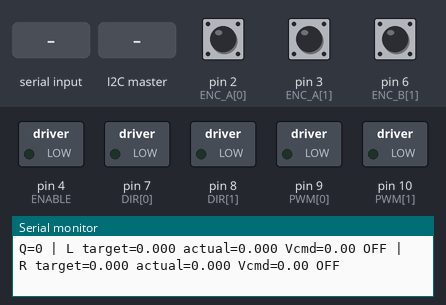
The sketch below on a simulated Arduino Uno, built with avr-gcc and run on an emulated ATmega328P. Parts: switched loads named in the sketch (green lamp = pin HIGH), the last lines printed to the serial monitor. Inputs (shaded band) come from the test bench; at power-on: pin 3 (ENC_A[1]) HIGH, pin 2 (ENC_A[0]) HIGH, pin 6 (ENC_B[1]) HIGH.

Above: at 1.2 s.
1.3 s: "s" received over Serial
4.3 s: "z" received over Serial
5.8 s: "p" received over Serial
7.3 s: the I2C master sends the byte 1
At 8.3 s:
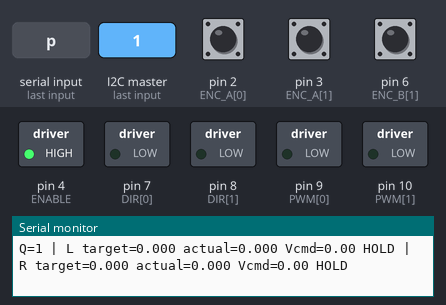
8.8 s: the I2C master sends the byte 2
At 9.7 s:
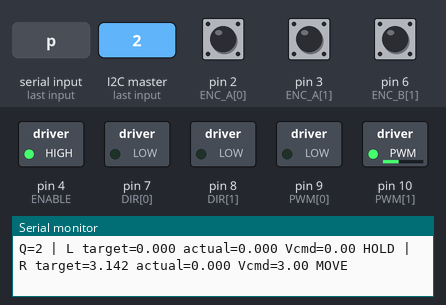
10.3 s: pin 3 (ENC_A[1]) pulled LOW for 0.15 s
At 10.5 s:
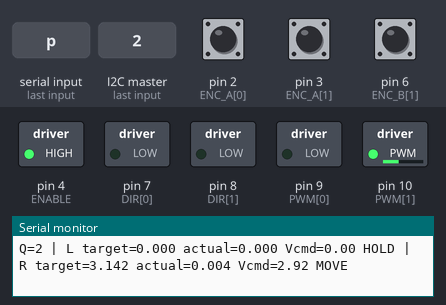
Timing chart, 0 to 13.0 s (numbered marks = the images above; inputs shaded):
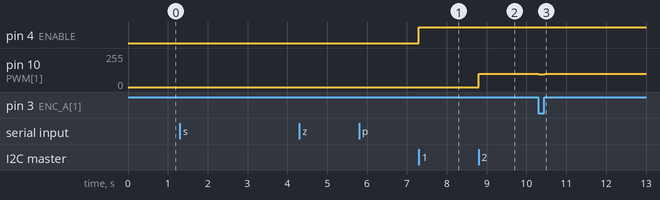

Measured:
- after the input at 7.3 s, pin 4 (ENABLE): LOW → HIGH at once
- after the input at 8.8 s, pin 10 (PWM[1]): 0/255 → 98/255 at once
- after the input at 10.3 s, pin 10 (PWM[1]): 98/255 → 97/255 at once, → 98/255 0.15 s later

The sketch:

MiniProject_Arduino.ino
```cpp
// EENG 350 - Mini Project: Vision-Based Wheel Position Control
//
// STARTUP AND COMMANDS (Serial Monitor: 115200 baud)
//   Align both zero marks while stopped, send z, then enable motor power.
//   Send p and have the Pi send a fresh quadrant. Send s to stop.
//   z defines the current positions as zero; it does not physically home wheels.
//   Targets are 0 or PI radians from this reference, not additional half-turns.

// -----------------------------------------------------------------------------
// Libraries
// -----------------------------------------------------------------------------
// Arduino I/O and timing, Wire I2C communication, and floating-point math.
#include <Arduino.h>
#include <Wire.h>
#include <math.h>

// -----------------------------------------------------------------------------
// Hardware connections - array order: left, right
// -----------------------------------------------------------------------------
#define MY_ADDR 8
const byte ENABLE = 4;
const byte ENC_A[2] = {2, 3};
const byte ENC_B[2] = {5, 6};
const byte DIR[2] = {7, 8};
const byte PWM[2] = {9, 10};

// Convert raw count directions to the chosen positive direction for each wheel.
// These signs and motor direction settings include the tested right-wheel reversal.
const int ENCODER_SIGN[2] = {-1, -1};

// Direction-pin level used for a positive voltage command (not an encoder setting).
const bool POSITIVE_DIR_HIGH[2] = {false, false};

// -----------------------------------------------------------------------------
// Encoder conversion, limits, and controller gains
// -----------------------------------------------------------------------------
// A-channel CHANGE decoding measured 1600 counts per wheel revolution.
// Angle = signed counts * 2*PI/1600; approximately 800 counts is half a turn.
const float RAD_PER_COUNT = 2.0f * PI / 1600.0f;
const float BATTERY_V = 7.8f;  // Assumed supply voltage (V).
const float VOLTAGE_LIMIT = 7.0f;  // Maximum command magnitude (V).
const float SPEED_LIMIT = 2.0f;  // Maximum desired speed (rad/s).
// Position P reacts to present error; position I accumulates error over time.
// Speed P compares the desired speed with the encoder-derived speed.
const float KP_POSITION = 10.0f;
const float KI_POSITION = 0.5f;
const float KP_SPEED = 1.5f;

// -----------------------------------------------------------------------------
// Quadrant targets - each entry is multiplied by PI
// -----------------------------------------------------------------------------
const byte GOALS[4][2] = {
  {0, 0},  // 1: top right
  {0, 1},  // 2: top left
  {1, 1},  // 3: bottom left
  {1, 0}   // 4: bottom right
};

// -----------------------------------------------------------------------------
// Shared measurements and controller state
// -----------------------------------------------------------------------------
// volatile variables can change inside interrupt callbacks.
// Atomic copies below are still needed; volatile alone does not protect a copy.

volatile long counts[2] = {0, 0};
volatile byte incomingByte = 0;
volatile bool newQuadrant = false;
long previousCounts[2] = {0, 0};
float target[2] = {0, 0};  // Desired angles (rad).
float speed[2] = {0, 0};  // Filtered speeds (rad/s).
float integral[2] = {0, 0};  // Accumulated position errors (rad*s).

// piEnabled permits new Pi targets
bool piEnabled = false;
bool controlling = false;
unsigned long lastUpdate;
unsigned long lastReport = 0;
byte activeQuadrant = 0;

// MOVING runs the controllers. HOLDING commands zero output within a deadband.
// Each wheel has its own state so one can stop while the other is still moving.
enum WheelState { MOVING, HOLDING };
WheelState state[2] = {MOVING, MOVING};
float measuredAngle[2] = {0, 0};
float commandedVoltage[2] = {0, 0};

// Separate stop/resume thresholds provide hysteresis to reduce state chatter.
// HOLDING is not exact active torque holding: correction resumes beyond 4 degrees.
const float STOP_TOLERANCE = 0.035f;  // About 2 degrees.
const float RESUME_TOLERANCE = 0.070f;  // About 4 degrees, avoids rapid switching.

// -----------------------------------------------------------------------------
// Encoder interrupt service routines
// -----------------------------------------------------------------------------
// Called on either edge of encoder A. Comparing A with B determines direction.
// The conditional expression adds +1 when equal, otherwise -1.
void leftEncoder() {
  counts[0] += digitalRead(ENC_A[0]) == digitalRead(ENC_B[0]) ? 1 : -1;
}
void rightEncoder() {
  counts[1] += digitalRead(ENC_A[1]) == digitalRead(ENC_B[1]) ? 1 : -1;
}

// -----------------------------------------------------------------------------
// I2C communication with the Raspberry Pi
// -----------------------------------------------------------------------------
// Interrupt callback: store a valid numeric byte; no printing or motor work.
void receive(int byteCount) {
  // Reject multi-byte packets; the Pi must send a raw byte, not ASCII text.
  if (byteCount != 1) {
    while (Wire.available()) Wire.read();
    return;
  }
  if (Wire.available()) {
    byte q = Wire.read();
    if (q >= 1 && q <= 4) {
      incomingByte = q;
      newQuadrant = true;
    }
  }
}
// Called when the Pi requests a byte. A reply does not mean the target was reached.
void request() {
  Wire.write((byte)incomingByte);
  // Receipt acknowledgment, not goal reached.
}

// -----------------------------------------------------------------------------
// Motor output functions
// -----------------------------------------------------------------------------
// Disable both outputs and disarm Pi control. Encoder counting continues.
// A later p command is required before another fresh Pi command can move motors.
void stopMotors() {
  analogWrite(PWM[0], 0);
  analogWrite(PWM[1], 0);
  digitalWrite(ENABLE, LOW);
  piEnabled = false;
  controlling = false;
  integral[0] = integral[1] = 0;
  commandedVoltage[0] = commandedVoltage[1] = 0;
}

void drive(byte i, float voltage) {
  // Limit the signed command
  voltage = constrain(voltage, -VOLTAGE_LIMIT, VOLTAGE_LIMIT);
  commandedVoltage[i] = voltage;

  // Voltage sign selects direction; voltage magnitude sets duty cycle.
  bool high = voltage >= 0 ? POSITIVE_DIR_HIGH[i] : !POSITIVE_DIR_HIGH[i];

  // Remove PWM before changing the direction output.
  if (digitalRead(DIR[i]) != (high ? HIGH : LOW)) {
    analogWrite(PWM[i], 0);
    digitalWrite(DIR[i], high ? HIGH : LOW);
  }

  // Approximate duty = |requested voltage| / assumed supply voltage.
  // analogWrite uses 0-255
  int duty = (int)(255.0f * fabsf(voltage) / BATTERY_V);
  analogWrite(PWM[i], constrain(duty, 0, 255));
}

// -----------------------------------------------------------------------------
// Startup configuration
// -----------------------------------------------------------------------------
// Runs once after power-up/reset. Begin with driver disabled and PWM at zero.
void setup() {
  pinMode(ENABLE, OUTPUT);
  digitalWrite(ENABLE, LOW);
  for (byte i = 0; i < 2; ++i) {
    pinMode(DIR[i], OUTPUT);
    pinMode(PWM[i], OUTPUT);
    digitalWrite(DIR[i], LOW);
    analogWrite(PWM[i], 0);
    pinMode(ENC_A[i], INPUT_PULLUP);
    pinMode(ENC_B[i], INPUT_PULLUP);
  }

  // Hardware interrupts count A transitions independently of loop timing.
  attachInterrupt(digitalPinToInterrupt(ENC_A[0]), leftEncoder, CHANGE);
  attachInterrupt(digitalPinToInterrupt(ENC_A[1]), rightEncoder, CHANGE);
  Serial.begin(115200);

  // Register this Arduino as I2C address 8 and install communication callbacks.
  Wire.begin(MY_ADDR);
  Wire.onReceive(receive);
  Wire.onRequest(request);
  lastUpdate = micros();
  Serial.println(F("Stopped. Align both 0 labels up; z=zero, p=Pi enable, s=stop."));
}

// -----------------------------------------------------------------------------
// Main loop
// -----------------------------------------------------------------------------
void loop() {
  // Handle operator commands: stop, zero, and enable Pi control.
  if (Serial.available()) {
    char c = Serial.read();
    if (c == 's' || c == '!') {
      stopMotors();
      Serial.println(F("Stopped; Pi disabled."));

    // Zero only when stopped; reset count history to avoid a false speed jump.
    } else if (c == 'z' && !piEnabled && !controlling) {
      noInterrupts();
      counts[0] = counts[1] = 0;
      interrupts();
      for (byte i = 0; i < 2; ++i) {
        previousCounts[i] = 0;

        // Low-pass filter: 80% previous estimate + 20% new speed. Adds some lag.
    speed[i] = 0;
        integral[i] = 0;
        target[i] = 0;
      }
      lastUpdate = micros();
      Serial.println(F("Both positions zeroed."));

    // Discard pending data so enabling requires a new Pi message.
    } else if (c == 'p' && !piEnabled && !controlling) {
      noInterrupts();
      newQuadrant = false;
      interrupts();
      piEnabled = true;
      Serial.println(F("Waiting for a fresh Pi quadrant."));
    }
  }

  // Copy the latest quadrant and update absolute position targets.
  // Snapshot the command and flag together, then clear the pending flag.
  // This is a latest-command mailbox, not a queue of every received quadrant.
  byte q;
  bool fresh;
  noInterrupts();
  q = incomingByte;
  fresh = newQuadrant;
  newQuadrant = false;
  interrupts();
  if (piEnabled && fresh) {
    // Repeated packets hold the same absolute target; never reset counts.
    for (byte i = 0; i < 2; ++i) {

      // q-1 maps quadrant numbers 1-4 to table rows 0-3. Multiply 0/1 by PI.
      // Example: quadrant 2 selects {0,1}, giving left 0 rad and right PI rad.
      float nextTarget = GOALS[q - 1][i] * PI;

      // Reset integral only on activation or a changed target for this wheel.
      if (!controlling || nextTarget != target[i]) {
        integral[i] = 0;
        state[i] = MOVING;
      }
      target[i] = nextTarget;
    }
    activeQuadrant = q;
    controlling = true;
    digitalWrite(ENABLE, HIGH);
  }

  // Run feedback calculations approximately every 10 milliseconds.
  // Nonblocking timing: return until 10 ms has elapsed; interrupts still run.
  unsigned long now = micros();
  unsigned long elapsed = now - lastUpdate;
  if (elapsed < 10000UL) return;
  // Approximately 100 Hz control.
  // Convert the actual interval from microseconds to seconds for speed/integration.
  // Example: 10000 microseconds * 0.000001 = 0.010 seconds.
  float dt = elapsed * 1.0e-6f;
  lastUpdate = now;

  // Briefly pause interrupts to copy multi-byte counts consistently on the Uno.
  long current[2];
  noInterrupts();
  current[0] = counts[0];
  current[1] = counts[1];
  interrupts();

  for (byte i = 0; i < 2; ++i) {

    // Position comes from total counts; speed comes from the change in counts.
    float angle = ENCODER_SIGN[i] * current[i] * RAD_PER_COUNT;
    measuredAngle[i] = angle;
    float rawSpeed = ENCODER_SIGN[i] * (current[i] - previousCounts[i]) * RAD_PER_COUNT / dt;
    previousCounts[i] = current[i];
    speed[i] = 0.8f * speed[i] + 0.2f * rawSpeed;

    // Measurements still update when stopped, but motor control is skipped.
    if (!controlling) continue;

    // Outer position PI produces desired speed; inner speed P produces voltage.
    // Positive error requests increasing angle; negative error requests decreasing.
    // Example: target 3.142 - actual 2.500 = +0.642 rad remaining.
    float error = target[i] - angle;

    // Each wheel stops independently. If pushed away, resume correction.
    if (state[i] == MOVING && fabsf(error) <= STOP_TOLERANCE)
      state[i] = HOLDING;
    else if (state[i] == HOLDING && fabsf(error) > RESUME_TOLERANCE)
      state[i] = MOVING;

    // Clear accumulated correction and command zero PWM near the target.
    // Physical stopping is not instantaneous; leaving the resume band restarts control.
    if (state[i] == HOLDING) {
      integral[i] = 0;
      drive(i, 0);
      // continue advances to the other wheel (or ends this wheel loop).
      continue;
    }

    // Try integrating the position error over this time step (rad*s).
    // The trial value is provisional until the anti-windup check accepts it.
    float trialIntegral = integral[i] + error * dt;

    // Outer PI produces desired speed in rad/s, then limits it to +/- SPEED_LIMIT.
    float rawDesired = KP_POSITION * error + KI_POSITION * trialIntegral;
    float desired = constrain(rawDesired, -SPEED_LIMIT, SPEED_LIMIT);

    // Inner P converts speed error to a signed voltage command.
    float rawVoltage = KP_SPEED * (desired - speed[i]);

    // Reject integral growth that pushes further into speed or voltage limits.
    // Accept the new integral only if it does not push farther into saturation.
    // Opposite-signed error is allowed to unwind previously accumulated integral.
    bool pushesLimit = (rawDesired > SPEED_LIMIT && error > 0) ||
                       (rawDesired < -SPEED_LIMIT && error < 0) ||
                       (rawVoltage > VOLTAGE_LIMIT && error > 0) ||
                       (rawVoltage < -VOLTAGE_LIMIT && error < 0);
    if (!pushesLimit) integral[i] = trialIntegral;

    // Recalculate using the accepted integral, then apply direction and PWM.
    desired = constrain(KP_POSITION * error + KI_POSITION * integral[i],
                        -SPEED_LIMIT, SPEED_LIMIT);
    drive(i, KP_SPEED * (desired - speed[i]));
  }

  // Display measured feedback and requested voltage commands.
  // Report at 5 Hz so printing does not dominate the 100 Hz controller.
  // F() stores fixed message strings in flash to save Uno RAM.
  // actual is encoder-derived; Vcmd is requested voltage; OFF means disarmed.
  if (millis() - lastReport >= 200UL) {
    lastReport = millis();
    Serial.print(F("Q="));
    Serial.print(activeQuadrant); // displays quadrant as sent by the pi
    for (byte i = 0; i < 2; ++i) {
      Serial.print(i == 0 ? F(" | L target=") : F(" | R target=")); // displays target position
      Serial.print(target[i], 3); // only needed for testing. Didn't end up taking out
      Serial.print(F(" actual=")); // same with this one. Measures the encoder count. Good for debugging
      Serial.print(measuredAngle[i], 3); // measures turn angle
      Serial.print(F(" Vcmd="));
      Serial.print(commandedVoltage[i], 2); // displays the commanded voltage
      Serial.print(!controlling ? F(" OFF") :
                   state[i] == HOLDING ? F(" HOLD") : F(" MOVE"));
    }
    Serial.println();
  }

}
```
